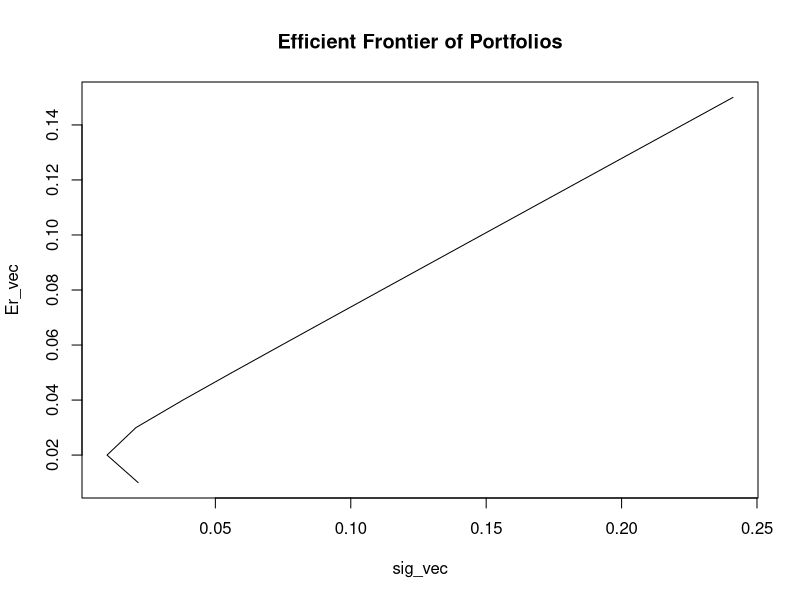

R code for this plot:
##### Chapter 16 Portfolio Optimization for given return and risk tolerances

### Markowitz Problem for n - risky assets using Lagrangian Multipliers

### Setting up Markowitz portfolio optimization of w_vec, given constraint that all of
## w_vec must be invested, portfolio covariance matrix must be minimized

markowitz <- function(mu,cv,Er) {
  n = length(mu)
  wuns = matrix(1,n,1)
  A = t(wuns)%*%solve(cv)%*%mu
  B = t(mu)%*%solve(cv)%*%mu
  C = t(wuns)%*%solve(cv)%*%wuns
  D = B*C - A^2
  lam1 = (C*Er-A)/D
  lam2 = (B-A*Er)/D
  wts = lam1[1]*(solve(cv)%*%mu) + lam2[1]*(solve(cv)%*%wuns)
  g = (B[1]*(solve(cv)%*%wuns)-A[1]*(solve(cv)%*%mu))/D[1]
  h = (C[1]*(solve(cv)%*%mu) - A[1]*(solve(cv)%*%wuns))/D[1]
  
  wts = g + h*Er
}

mu = matrix(c(0.02,0.10,0.20),3,1)
n = length(mu)
cv = matrix(c(0.0001,0,0,0,0.04,0.02,0,0.02,0.16),n,n)
Er = 0.18

wts = markowitz(mu,cv,Er)
print(wts)
### Note the output of wts under these parameters requires that the first asset/mu[1] has
## to be sold short to minimized the variance

### Quadprog Package can also be used to conduct these optimization problems with the added
## benefit of including additional constraints such as inequalities such as no-shortselling,
## minimum variance must still be above a certain threshold etc.


### Tracing the efficient frontier by toggling E[rp]
Er_vec <- matrix(seq(0.01,0.15,0.01),15,1)
sig_vec <- matrix(0,15,1)
j = 0
for (Er in Er_vec) {
  j = j+1
  wts = markowitz(mu,cv,Er)
  sig_vec[j] = sqrt(t(wts)%*%cv%*%wts)
}
### For given mu values of each component, the above code calculates the different weight
## allocations required to give an expected return on a portfolio and the associated standard
## deviation. 
 
plot(sig_vec, Er_vec, type = "l", main = "Efficient Frontier of Portfolios")
